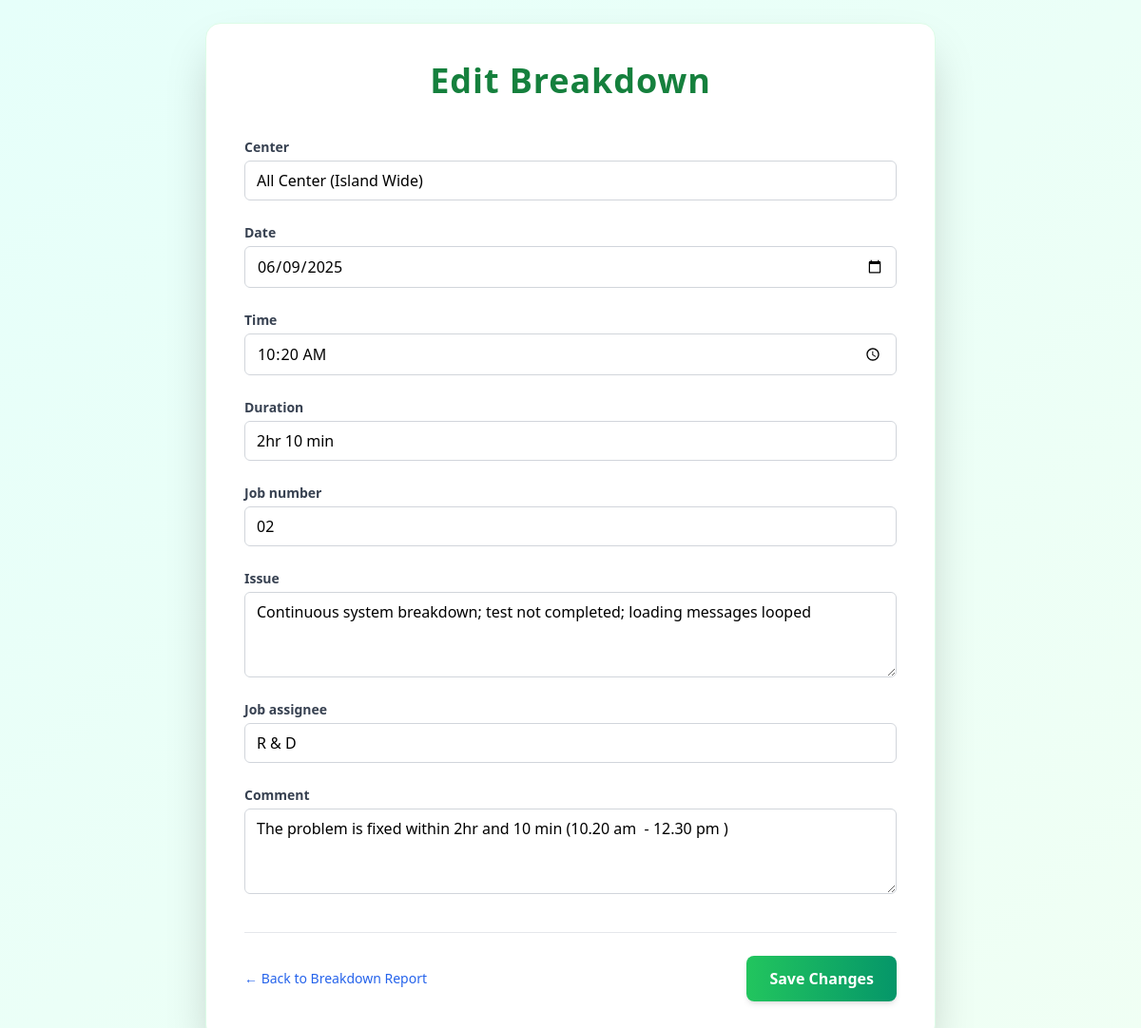
The app's page /breakdowns/edit/16/ (signed in) with its own data.
### tracking/models.py (models this page shows, shortened)
class Breakdown(models.Model):
    center = models.CharField(max_length=100)
    date = models.DateField()
    time = models.TimeField()
    duration = models.CharField(max_length=50)
    job_number = models.CharField(max_length=50)
    job_assignee = models.CharField(max_length=100)
    issue = models.TextField()
    comment = models.TextField(blank=True)
    created_at = models.DateTimeField(auto_now_add=True)
    created_by = models.ForeignKey(
        User,
        on_delete=models.CASCADE,
        related_name='breakdowns',
        null=True,    # allow null for now
        blank=True,
        editable=False
)

### tracking/views.py (the view)
# urls.py: path('breakdowns/edit/<int:breakdown_id>/', views.edit_breakdown, name='edit_breakdown'),
@login_required
def edit_breakdown(request, breakdown_id):
    breakdown = get_object_or_404(Breakdown, id=breakdown_id)
    if request.method == 'POST':
        form = BreakdownForm(request.POST, instance=breakdown)
        if form.is_valid():
            updated_breakdown = form.save()
            return redirect('breakdown_report')
    else:
        form = BreakdownForm(instance=breakdown)
    return render(request, 'tracking/edit_breakdown.html', {'form': form, 'breakdown': breakdown})

### tracking/forms.py
class BreakdownForm(forms.ModelForm):
    class Meta:
        model = Breakdown
        fields = ['center', 'date', 'time', 'duration', 'job_number', 'issue', 'job_assignee', 'comment']
        widgets = {
            'center': forms.TextInput(attrs={'class': INPUT_STYLE}),
            'date': forms.DateInput(attrs={'type': 'date', 'class': INPUT_STYLE}),
            'time': forms.TimeInput(attrs={'type': 'time', 'class': INPUT_STYLE}),
            'duration': forms.TextInput(attrs={'class': INPUT_STYLE}),
            'job_number': forms.TextInput(attrs={'class': INPUT_STYLE}),
	    'job_assignee': forms.TextInput(attrs={'class': INPUT_STYLE}),
            'issue': forms.Textarea(attrs={'class': INPUT_STYLE, 'rows': 3}),
            'comment': forms.Textarea(attrs={'class': INPUT_STYLE, 'rows': 3}),
        }

### tracking/templates/tracking/edit_breakdown.html (shortened to what this page needs)
{% load static %}
<!DOCTYPE html>
<html lang="en">
<head>
  <script src="https://cdn.tailwindcss.com"></script>
</head>
<body class="min-h-screen flex items-center justify-center p-6">
  <div class="w-full max-w-3xl bg-white p-10 rounded-2xl shadow-2xl border border-green-100">
    <h1 class="text-3xl md:text-4xl font-extrabold text-center text-green-700 mb-10 tracking-wide">
      Edit Breakdown
    </h1>
    <form method="post" class="grid grid-cols-1 gap-6 animate-fade-in">
      {% for field in form %}
        <div class="flex flex-col">
          <label for="{{ field.id_for_label }}" class="mb-1 text-sm font-semibold text-gray-700">
            {{ field.label }}
          </label>
          {{ field }}
        </div>
      {% endfor %}
      <div class="flex justify-between items-center pt-6 border-t border-gray-200 mt-4">
        <a href="{% url 'breakdown_report' %}"
           class="text-sm font-medium text-blue-600 hover:underline">
          ← Back to Breakdown Report
        </a>
        <button type="submit"
                class="bg-gradient-to-r from-green-500 to-emerald-600 text-white px-6 py-3 rounded-lg font-semibold shadow-md hover:shadow-xl transition transform hover:-translate-y-0.5">
          Save Changes
        </button>
      </div>
    </form>
  </div>
</body>
</html>

### tracking/templates/tracking/edit_breakdown.html (style rules this page uses)
body { background: linear-gradient(to bottom right, #e6fffa, #f0fff4); }
.animate-fade-in { animation: fadeIn 0.8s ease-out both; }

### records on screen
Breakdown: form "All Center (Island Wide)" "06/09/2025" "10:20:00" "2hr 10 min" "02" "Continuous system breakdown; test not completed; loading messages looped" "R & D" "The problem is fixed within 2hr and 10 min (10.20 am - 12.30 pm )"

### other values on screen
{{ field.label }} "Center" "Date" "Time" "Duration" "Job number" "Issue" "Job assignee" "Comment"
